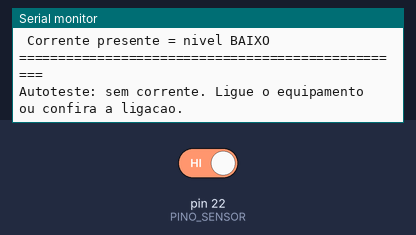
Simulated run of this sketch. Board: Arduino Mega 2560, built with avr-gcc and run on an emulated ATmega2560. On the bench: the last lines printed to the serial monitor. The inputs (shaded band) are chosen by the test bench; at power-on: pin 22 (PINO_SENSOR) HIGH.

Above: at 1.2 s.
1.3 s: pin 22 (PINO_SENSOR) driven LOW
At 2.1 s:
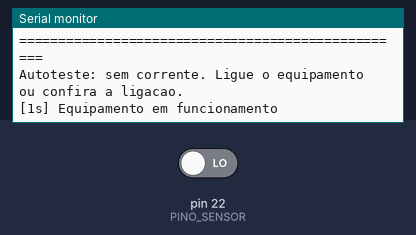
3.0 s: pin 22 (PINO_SENSOR) driven HIGH
At 5.9 s:
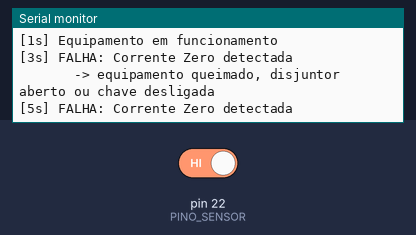

Measured:
- after the input at 1.3 s, the serial monitor: prints a new line after 0.20 s (image 1)
- after the input at 3.0 s, the serial monitor: prints a new line after 1.0 s (image 2)

The sketch:

detector_corrente.ino
```cpp
/* ═══════════════════════════════════════════════════════════════════════
   DETECTOR DE DISPOSITIVO MORTO — protótipo de 1 canal
   Projeto Integrador CF-01 · Arduino Mega 2560
   ═══════════════════════════════════════════════════════════════════════

   O QUE ELE FAZ
   Vigia UMA posição de ensaio e responde a uma pergunta só:
   "ainda passa corrente por este equipamento?"

   Corrente passando  → o equipamento está vivo.
   Corrente zerada    → ou ele queimou, ou o disjuntor/fusível abriu,
                        ou alguém desligou a chave. Para o sistema, os
                        três casos são a MESMA coisa: aquela posição
                        parou de ensaiar, e isso precisa aparecer.

   ⭐ POR QUE DIGITAL, E NÃO MEDIÇÃO ANALÓGICA
   A pergunta é binária. Medir 17,6 mA com precisão exigia shunt de 1 %,
   multiplexador, conversor A/D e uma placa inteira — para no fim decidir
   entre "tem corrente" e "não tem". O sensor entrega essa decisão pronta,
   num fio, e o pino digital do Mega lê direto. Menos peça, menos solda,
   menos coisa para calibrar.

   ⚠️ ESTE É O PROTÓTIPO DE UM CANAL. Na planta real são 50 posições —
      leia o comentário "EXPANSÃO PARA 50 CANAIS" no fim do arquivo antes
      de multiplicar por 50: o Mega não tem 50 pinos sobrando neste
      projeto, e a solução não é comprar outro Mega.

   ═══════════════════════════════════════════════════════════════════════
   OS DOIS SENSORES ACEITOS
   ═══════════════════════════════════════════════════════════════════════

   ┌─ WCS2702 (efeito Hall) ─── para equipamento em CORRENTE CONTÍNUA ──┐
   │ O condutor passa POR DENTRO do furo do módulo. Ele tem saída       │
   │ analógica (que este código ignora) e uma saída digital DOUT, cujo  │
   │ limiar se ajusta no trimpot da própria placa.                      │
   │ Alimentação: 5 V do Arduino · GND comum · DOUT no pino digital.    │
   │ ⚠️ A POLARIDADE DO DOUT VARIA ENTRE FABRICANTES. Confira na        │
   │    bancada e ajuste NIVEL_COM_CORRENTE lá embaixo.                 │
   └────────────────────────────────────────────────────────────────────┘

   ┌─ SZC23 (chave de corrente) ── para equipamento em CORRENTE ALTERNADA ┐
   │ Não-invasiva: o cabo passa pela janela, sem abrir o circuito. Ela   │
   │ se alimenta do próprio campo do cabo (self-powered) e entrega um    │
   │ CONTATO SECO — dois fios, sem polaridade e sem alimentação.         │
   │ Um fio no pino digital, o outro no GND do Arduino.                  │
   │ ⭐ O contato seco é isolado da rede: é ele que mantém os 127 V       │
   │    longe do Arduino. Não substitua por "um fio no vivo".            │
   └─────────────────────────────────────────────────────────────────────┘

   Nos dois casos o pino fica em INPUT_PULLUP, então o estado de repouso
   (sensor sem corrente, ou fio arrancado) é NÍVEL ALTO. Isso é de
   propósito: fio partido cai do lado do alarme, não do lado do silêncio.
   ═══════════════════════════════════════════════════════════════════════ */


/* ── CONFIGURAÇÃO ──────────────────────────────────────────────────── */

const uint8_t PINO_SENSOR = 22;   // D22 — livre no projeto. Ver "EXPANSÃO".

/* Que nível o pino mostra QUANDO HÁ CORRENTE no equipamento.
     SZC23 (contato seco para o GND) ......... LOW
     WCS2702, DOUT que aterra com corrente ... LOW
     WCS2702, DOUT que sobe com corrente ..... HIGH
   ⚠️ Descubra na bancada (procedimento no fim do arquivo) antes de
      confiar no alarme. Um sinal invertido acusa falha com tudo certo. */
const uint8_t NIVEL_COM_CORRENTE = LOW;

/* Tempo sem NENHUMA amostra de corrente para declarar falha.
   ⭐ Em AC a corrente cruza o zero 120 vezes por segundo, e a chave pode
      abrir por instantes a cada cruzamento. Sem este tempo de confirmação
      o sistema alarmaria sozinho, com o equipamento funcionando. */
const uint16_t MS_PARA_FALHA = 1000;   // ⚠️ o Doc 13 exige alarme em < 2 s

/* Tempo com corrente estável para declarar recuperação. Curto de
   propósito: religar é boa notícia, e boa notícia pode chegar rápido. */
const uint16_t MS_PARA_VOLTAR = 200;

const uint16_t MS_ENTRE_LEITURAS = 5;      // amostra 200 vezes por segundo
const uint32_t MS_ENTRE_RELATOS  = 5000;   // "continuo vivo" no serial


/* ── ESTADO ────────────────────────────────────────────────────────── */

bool     equipamentoOk    = false;   // começa em falha até provar o contrário
uint32_t ultimaCorrente   = 0;       // millis() da última amostra COM corrente
uint32_t primeiraCorrente = 0;       // desde quando a corrente está de volta
uint32_t ultimaLeitura    = 0;
uint32_t ultimoRelato     = 0;


void setup() {
    Serial.begin(115200);

    /* ⭐ INPUT_PULLUP, e não INPUT: sem o resistor interno, um pino solto
       fica alto-impedante e lê qualquer coisa — ruído vira "equipamento
       funcionando", que é o pior erro possível neste sistema. */
    pinMode(PINO_SENSOR, INPUT_PULLUP);

    delay(50);   // deixa o pull-up estabilizar antes da primeira leitura

    Serial.println(F("=================================================="));
    Serial.println(F(" DETECTOR DE DISPOSITIVO MORTO - 1 canal"));
    Serial.print  (F(" Pino: D"));       Serial.println(PINO_SENSOR);
    Serial.print  (F(" Corrente presente = nivel "));
    Serial.println(NIVEL_COM_CORRENTE == LOW ? F("BAIXO") : F("ALTO"));
    Serial.println(F("=================================================="));

    /* Autoteste: diz em que estado o canal nasceu. Se ele nasce em falha
       com o equipamento ligado, o problema é de ligação ou de polaridade
       — e é melhor saber disso agora do que no meio do ensaio. */
    if (digitalRead(PINO_SENSOR) == NIVEL_COM_CORRENTE) {
        equipamentoOk    = true;
        ultimaCorrente   = millis();
        primeiraCorrente = millis();
        Serial.println(F("Autoteste: corrente detectada. Equipamento em funcionamento."));
    } else {
        Serial.println(F("Autoteste: sem corrente. Ligue o equipamento ou confira a ligacao."));
    }
}


void loop() {
    const uint32_t agora = millis();

    /* ── amostragem ────────────────────────────────────────────────── */
    if (agora - ultimaLeitura >= MS_ENTRE_LEITURAS) {
        ultimaLeitura = agora;

        const bool temCorrente = (digitalRead(PINO_SENSOR) == NIVEL_COM_CORRENTE);

        if (temCorrente) {
            ultimaCorrente = agora;
            if (primeiraCorrente == 0) primeiraCorrente = agora;
        } else {
            primeiraCorrente = 0;      // a contagem de recuperação recomeça
        }
    }

    /* ── decisão ───────────────────────────────────────────────────── */
    if (equipamentoOk) {
        /* só declara falha depois de MS_PARA_FALHA inteiros sem corrente */
        if (agora - ultimaCorrente >= MS_PARA_FALHA) {
            equipamentoOk = false;
            Serial.print(F("["));  Serial.print(agora / 1000);  Serial.print(F("s] "));
            Serial.println(F("FALHA: Corrente Zero detectada"));
            Serial.println(F("       -> equipamento queimado, disjuntor aberto ou chave desligada"));
        }
    } else {
        /* e só declara recuperação com corrente estável por MS_PARA_VOLTAR */
        if (primeiraCorrente != 0 && agora - primeiraCorrente >= MS_PARA_VOLTAR) {
            equipamentoOk = true;
            Serial.print(F("["));  Serial.print(agora / 1000);  Serial.print(F("s] "));
            Serial.println(F("Equipamento em funcionamento"));
        }
    }

    /* ── relato periódico ──────────────────────────────────────────── */
    if (agora - ultimoRelato >= MS_ENTRE_RELATOS) {
        ultimoRelato = agora;
        Serial.print(F("["));  Serial.print(agora / 1000);  Serial.print(F("s] "));
        Serial.println(equipamentoOk ? F("Equipamento em funcionamento")
                                     : F("FALHA: Corrente Zero detectada"));
    }
}


/* ═══════════════════════════════════════════════════════════════════════
   COMO DESCOBRIR A POLARIDADE DO SENSOR (faça isto ANTES de confiar nele)
   ═══════════════════════════════════════════════════════════════════════
   1. Monte tudo, abra o Monitor Serial em 115200.
   2. Com o equipamento LIGADO, veja o que aparece.
        · "Equipamento em funcionamento"  → NIVEL_COM_CORRENTE está certo.
        · "FALHA: Corrente Zero"          → inverta NIVEL_COM_CORRENTE e
                                            grave de novo.
   3. Desligue a chave do equipamento. Em até 1 segundo tem que aparecer
      "FALHA: Corrente Zero detectada".
   4. Religue. Em até 0,2 segundo volta "Equipamento em funcionamento".
   5. ⭐ TESTE DO FIO PARTIDO: com tudo ligado, desconecte o fio de sinal
      do sensor. Tem que dar FALHA — nunca "funcionando". Se der
      "funcionando", o pull-up não está ativo ou a polaridade está trocada,
      e o sistema ficaria cego justamente quando o cabo se soltasse.

   ═══════════════════════════════════════════════════════════════════════
   EXPANSÃO PARA 50 CANAIS (a planta real)
   ═══════════════════════════════════════════════════════════════════════
   O Mega tem 54 pinos digitais, mas este projeto já usa cerca de 25 entre
   drivers, relés, botoeiras, sinaleiros, sensores e comunicação. Sobram
   ~29 — não dá para 50 canais diretos, e a saída não é um segundo Mega:

   | Como                         | Pinos gastos | Canais    |
   |------------------------------|--------------|-----------|
   | Direto no Mega               | 1 por canal  | ~29 no máx|
   | 74HC165 (registrador serial) | 3 no total   | 8 por CI  |
   | MCP23017 (expansor I2C)      | 2 no total   | 16 por CI |

   ⭐ Com quatro MCP23017 no MESMO par I2C que já existe no projeto dá 64
      canais usando 2 pinos — e o barramento I2C já está lá por causa do
      RTC. É a rota natural quando as 50 posições saírem do papel.

   A LÓGICA DESTE ARQUIVO NÃO MUDA: continua sendo "vi corrente / não vi
   corrente" com tempo de confirmação. O que muda é de onde vem o bit.
   ═══════════════════════════════════════════════════════════════════════ */
```
